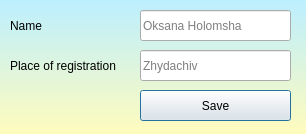
<?xml version="1.0" encoding="UTF-8"?>
<ui version="4.0">
 <class>edit</class>
 <widget class="QDialog" name="edit">
  <property name="geometry">
   <rect>
    <x>0</x>
    <y>0</y>
    <width>306</width>
    <height>134</height>
   </rect>
  </property>
  <property name="windowTitle">
   <string>Dialog</string>
  </property>
  <property name="styleSheet">
   <string notr="true">background-color: qlineargradient(spread:pad, x1:1, y1:0, x2:1, y2:1, stop:0 rgba(188, 239, 255, 255), stop:1 rgba(255, 251, 189, 255));</string>
  </property>
  <widget class="QLabel" name="label_3">
   <property name="geometry">
    <rect>
     <x>10</x>
     <y>50</y>
     <width>111</width>
     <height>31</height>
    </rect>
   </property>
   <property name="styleSheet">
    <string notr="true">background-color: rgb(255, 255);
color: rgb(0, 0, 0);</string>
   </property>
   <property name="text">
    <string>Place of registration</string>
   </property>
  </widget>
  <widget class="QLineEdit" name="txt_place">
   <property name="geometry">
    <rect>
     <x>140</x>
     <y>50</y>
     <width>151</width>
     <height>31</height>
    </rect>
   </property>
   <property name="styleSheet">
    <string notr="true">background-color: rgb(255, 255);</string>
   </property>
   <property name="placeholderText">
    <string>Zhydachiv</string>
   </property>
   <property name="clearButtonEnabled">
    <bool>true</bool>
   </property>
  </widget>
  <widget class="QLineEdit" name="txt_name">
   <property name="geometry">
    <rect>
     <x>140</x>
     <y>10</y>
     <width>151</width>
     <height>31</height>
    </rect>
   </property>
   <property name="styleSheet">
    <string notr="true">background-color: rgb(255, 255);</string>
   </property>
   <property name="placeholderText">
    <string>Oksana Holomsha</string>
   </property>
   <property name="clearButtonEnabled">
    <bool>true</bool>
   </property>
  </widget>
  <widget class="QLabel" name="label">
   <property name="geometry">
    <rect>
     <x>10</x>
     <y>10</y>
     <width>101</width>
     <height>31</height>
    </rect>
   </property>
   <property name="styleSheet">
    <string notr="true">background-color: rgb(255, 255);
color: rgb(0, 0, 0);</string>
   </property>
   <property name="text">
    <string>Name</string>
   </property>
  </widget>
  <widget class="QPushButton" name="btn_save">
   <property name="geometry">
    <rect>
     <x>140</x>
     <y>90</y>
     <width>151</width>
     <height>31</height>
    </rect>
   </property>
   <property name="styleSheet">
    <string notr="true">background-color: rgb(255, 255);</string>
   </property>
   <property name="text">
    <string>Save</string>
   </property>
  </widget>
 </widget>
 <resources/>
 <connections/>
</ui>
